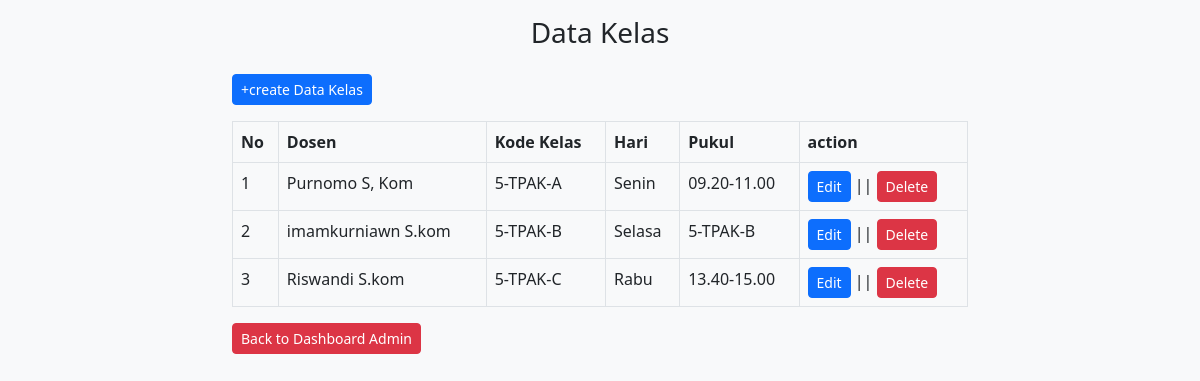
/kelas/kelas.php, run on the app's committed database.
### tables this page shows
CREATE TABLE `tb_kelas` (
  `id_kelas` int(11) NOT NULL,
  `id_dosen` int(11) NOT NULL,
  `kode_kelas` varchar(100) NOT NULL,
  `hari` varchar(100) NOT NULL,
  `pukul` varchar(100) NOT NULL
);

CREATE TABLE `tb_dosen` (
  `id_dosen` int(11) NOT NULL,
  `nid_dosen` varchar(100) NOT NULL,
  `nama_dosen` varchar(100) NOT NULL,
  `username` varchar(100) NOT NULL,
  `password` varchar(100) NOT NULL,
  `email` varchar(100) NOT NULL
);

### kelas/kelas.php (the view, shortened to what this page needs)
<?php
include '../koneksi.php';
?>
<!doctype html>
<html lang="en">
  <head>
    <link href="https://cdn.jsdelivr.net/npm/bootstrap@5.2.0-beta1/dist/css/bootstrap.min.css" rel="stylesheet">
  </head>
  <body class="bg-light">
  <div class="container-fluid">
      <div class="container">
      <div class="row py-3 text-center">
          <div class="col-lg-12">
                <h3>Data Kelas</h3>
          </div>
      </div>
      <div class="row mb-3">
          <div class="col-lg-8 offset-lg-2">
              <a href="tambah_data.php" class="btn btn-primary btn-sm">+create Data Kelas</a>
          </div>
      </div>
      <div class="row">
          <div class="col-lg-8 offset-lg-2">
              <div class="table-responsive">
                  <table class="table table-bordered">
                        <thead>
                            <tr>
                                <th>No</th>
                                <th>Dosen</th>
                                <th>Kode Kelas</th>
                                <th>Hari</th>
                                <th>Pukul</th>
                                <th>action</th>
                            </tr>
                        </thead>
                        <tbody>
                        <?php
							$no = 1;
							$kelas = mysqli_query($conn, "SELECT * FROM tb_kelas
                                                  INNER JOIN tb_dosen ON tb_kelas.id_dosen = tb_dosen.id_dosen
                            ");
							if(mysqli_num_rows($kelas) > 0){
							while($row = mysqli_fetch_array($kelas)){
						?>
						<tr>
							<td><?php echo $no++ ?></td>
							<td><?php echo $row['nama_dosen'] ?></td>
							<td><?php echo $row['kode_kelas'] ?></td>
							<td><?php echo $row['hari'] ?></td>
							<td><?php echo $row['pukul'] ?></td>
                            <td>
                                <a href="edit.php?id_kelas=<?php echo $row['id_kelas']?>" class="btn btn-primary btn-sm">Edit</a> ||
                                <a href="hapus.php?id_kelas=<?php echo $row['id_kelas'] ?>" class="btn btn-danger btn-sm" onclick="return confirm('YAKIN INGI HAPUS DATA KELAS?')">Delete</a>
                            </td>
						</tr>
						<?php }}else{ ?>
							<tr>
								<td colspan="8" class="text-danger">Belom Ada Data Kelas</td>
							</tr>
						<?php } ?>
                        </tbody>
                  </table>
              </div>
          </div>
      </div>
      <div class="row">
          <div class="col-lg-8 offset-lg-2">
              <a href="../dashboard_admin.php" class="btn btn-danger btn-sm">Back to Dashboard Admin</a>
          </div>
      </div>
      </div>
  </div>
  </body>
</html>

### data on the page
tb_kelas: id_dosen.nama_dosen "Purnomo S, Kom", kode_kelas "5-TPAK-A", hari "Senin", pukul "09.20-11.00"
tb_kelas: id_dosen.nama_dosen "imamkurniawn S.kom", kode_kelas "5-TPAK-B", hari "Selasa", pukul "5-TPAK-B"
tb_kelas: id_dosen.nama_dosen "Riswandi S.kom", kode_kelas "5-TPAK-C", hari "Rabu", pukul "13.40-15.00"
